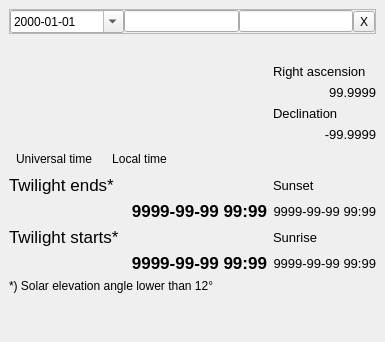
<?xml version="1.0" encoding="UTF-8"?>
<ui version="4.0">
 <class>CSunDockWidget</class>
 <widget class="QDockWidget" name="CSunDockWidget">
  <property name="geometry">
   <rect>
    <x>0</x>
    <y>0</y>
    <width>385</width>
    <height>342</height>
   </rect>
  </property>
  <property name="windowTitle">
   <string>DockWidget</string>
  </property>
  <widget class="QWidget" name="dockWidgetContents">
   <layout class="QGridLayout" name="gridLayout">
    <item row="0" column="0" colspan="2">
     <widget class="QFrame" name="frame">
      <property name="frameShape">
       <enum>QFrame::StyledPanel</enum>
      </property>
      <property name="frameShadow">
       <enum>QFrame::Raised</enum>
      </property>
      <layout class="QHBoxLayout" name="horizontalLayout_2">
       <property name="spacing">
        <number>0</number>
       </property>
       <property name="leftMargin">
        <number>0</number>
       </property>
       <property name="topMargin">
        <number>0</number>
       </property>
       <property name="rightMargin">
        <number>0</number>
       </property>
       <property name="bottomMargin">
        <number>0</number>
       </property>
       <item>
        <widget class="QDateEdit" name="dateEdit">
         <property name="sizePolicy">
          <sizepolicy hsizetype="Expanding" vsizetype="Fixed">
           <horstretch>1</horstretch>
           <verstretch>0</verstretch>
          </sizepolicy>
         </property>
         <property name="displayFormat">
          <string notr="true">yyyy-MM-dd</string>
         </property>
         <property name="calendarPopup">
          <bool>true</bool>
         </property>
        </widget>
       </item>
       <item>
        <widget class="QLineEdit" name="lonEdit">
         <property name="sizePolicy">
          <sizepolicy hsizetype="Expanding" vsizetype="Fixed">
           <horstretch>1</horstretch>
           <verstretch>0</verstretch>
          </sizepolicy>
         </property>
         <property name="maxLength">
          <number>128</number>
         </property>
        </widget>
       </item>
       <item>
        <widget class="QLineEdit" name="latEdit">
         <property name="sizePolicy">
          <sizepolicy hsizetype="Expanding" vsizetype="Fixed">
           <horstretch>1</horstretch>
           <verstretch>0</verstretch>
          </sizepolicy>
         </property>
         <property name="maxLength">
          <number>128</number>
         </property>
        </widget>
       </item>
       <item>
        <widget class="QToolButton" name="resetButton">
         <property name="text">
          <string notr="true">X</string>
         </property>
        </widget>
       </item>
      </layout>
     </widget>
    </item>
    <item row="13" column="1">
     <widget class="QLabel" name="sunrise">
      <property name="font">
       <font>
        <pointsize>10</pointsize>
       </font>
      </property>
      <property name="text">
       <string notr="true">9999-99-99 99:99</string>
      </property>
      <property name="alignment">
       <set>Qt::AlignRight|Qt::AlignTrailing|Qt::AlignVCenter</set>
      </property>
     </widget>
    </item>
    <item row="12" column="1">
     <widget class="QLabel" name="sunriseLabel">
      <property name="font">
       <font>
        <pointsize>10</pointsize>
       </font>
      </property>
      <property name="text">
       <string>Sunrise</string>
      </property>
     </widget>
    </item>
    <item row="7" column="1">
     <widget class="QLabel" name="declLabel">
      <property name="font">
       <font>
        <pointsize>10</pointsize>
        <bold>false</bold>
       </font>
      </property>
      <property name="text">
       <string>Declination</string>
      </property>
     </widget>
    </item>
    <item row="13" column="0">
     <widget class="QLabel" name="twilightStart">
      <property name="font">
       <font>
        <pointsize>13</pointsize>
        <bold>true</bold>
       </font>
      </property>
      <property name="text">
       <string notr="true">9999-99-99 99:99</string>
      </property>
      <property name="alignment">
       <set>Qt::AlignRight|Qt::AlignTrailing|Qt::AlignVCenter</set>
      </property>
     </widget>
    </item>
    <item row="11" column="0">
     <widget class="QLabel" name="twilightEnd">
      <property name="font">
       <font>
        <pointsize>13</pointsize>
        <bold>true</bold>
       </font>
      </property>
      <property name="text">
       <string notr="true">9999-99-99 99:99</string>
      </property>
      <property name="alignment">
       <set>Qt::AlignRight|Qt::AlignTrailing|Qt::AlignVCenter</set>
      </property>
     </widget>
    </item>
    <item row="8" column="1">
     <widget class="QLabel" name="decl">
      <property name="font">
       <font>
        <pointsize>10</pointsize>
        <bold>false</bold>
       </font>
      </property>
      <property name="text">
       <string notr="true">-99.9999</string>
      </property>
      <property name="alignment">
       <set>Qt::AlignRight|Qt::AlignTrailing|Qt::AlignVCenter</set>
      </property>
     </widget>
    </item>
    <item row="6" column="1">
     <widget class="QLabel" name="rasc">
      <property name="font">
       <font>
        <pointsize>10</pointsize>
        <bold>false</bold>
       </font>
      </property>
      <property name="text">
       <string notr="true">99.9999</string>
      </property>
      <property name="alignment">
       <set>Qt::AlignRight|Qt::AlignTrailing|Qt::AlignVCenter</set>
      </property>
     </widget>
    </item>
    <item row="10" column="1">
     <widget class="QLabel" name="sunsetLabel">
      <property name="font">
       <font>
        <pointsize>10</pointsize>
       </font>
      </property>
      <property name="text">
       <string>Sunset</string>
      </property>
     </widget>
    </item>
    <item row="15" column="1">
     <spacer name="verticalSpacer">
      <property name="orientation">
       <enum>Qt::Vertical</enum>
      </property>
      <property name="sizeHint" stdset="0">
       <size>
        <width>20</width>
        <height>40</height>
       </size>
      </property>
     </spacer>
    </item>
    <item row="11" column="1">
     <widget class="QLabel" name="sunset">
      <property name="font">
       <font>
        <pointsize>10</pointsize>
       </font>
      </property>
      <property name="text">
       <string notr="true">9999-99-99 99:99</string>
      </property>
      <property name="alignment">
       <set>Qt::AlignRight|Qt::AlignTrailing|Qt::AlignVCenter</set>
      </property>
     </widget>
    </item>
    <item row="10" column="0">
     <widget class="QLabel" name="twilightEndLabel">
      <property name="font">
       <font>
        <pointsize>13</pointsize>
       </font>
      </property>
      <property name="text">
       <string>Twilight ends*</string>
      </property>
     </widget>
    </item>
    <item row="9" column="0">
     <layout class="QHBoxLayout" name="horizontalLayout">
      <item>
       <widget class="QToolButton" name="universalTimeButton">
        <property name="text">
         <string>Universal time</string>
        </property>
        <property name="checkable">
         <bool>true</bool>
        </property>
        <property name="checked">
         <bool>false</bool>
        </property>
        <property name="autoExclusive">
         <bool>true</bool>
        </property>
        <property name="autoRaise">
         <bool>true</bool>
        </property>
       </widget>
      </item>
      <item>
       <widget class="QToolButton" name="localTimeButton">
        <property name="text">
         <string>Local time</string>
        </property>
        <property name="checkable">
         <bool>true</bool>
        </property>
        <property name="autoExclusive">
         <bool>true</bool>
        </property>
        <property name="autoRaise">
         <bool>true</bool>
        </property>
       </widget>
      </item>
      <item>
       <spacer name="horizontalSpacer">
        <property name="orientation">
         <enum>Qt::Horizontal</enum>
        </property>
        <property name="sizeHint" stdset="0">
         <size>
          <width>40</width>
          <height>20</height>
         </size>
        </property>
       </spacer>
      </item>
     </layout>
    </item>
    <item row="5" column="1">
     <widget class="QLabel" name="rascLabel">
      <property name="font">
       <font>
        <pointsize>10</pointsize>
        <bold>false</bold>
       </font>
      </property>
      <property name="text">
       <string>Right ascension</string>
      </property>
     </widget>
    </item>
    <item row="12" column="0">
     <widget class="QLabel" name="twilightStartLabel">
      <property name="font">
       <font>
        <pointsize>13</pointsize>
       </font>
      </property>
      <property name="text">
       <string>Twilight starts*</string>
      </property>
     </widget>
    </item>
    <item row="1" column="0" rowspan="8">
     <widget class="QLabel" name="label">
      <property name="sizePolicy">
       <sizepolicy hsizetype="Expanding" vsizetype="Preferred">
        <horstretch>0</horstretch>
        <verstretch>0</verstretch>
       </sizepolicy>
      </property>
      <property name="text">
       <string notr="true"/>
      </property>
      <property name="scaledContents">
       <bool>true</bool>
      </property>
      <property name="alignment">
       <set>Qt::AlignLeading|Qt::AlignLeft|Qt::AlignTop</set>
      </property>
     </widget>
    </item>
    <item row="14" column="0" colspan="2">
     <widget class="QLabel" name="noteLabel">
      <property name="text">
       <string>*) Solar elevation angle lower than 12°</string>
      </property>
     </widget>
    </item>
   </layout>
  </widget>
 </widget>
 <resources/>
 <connections/>
</ui>
